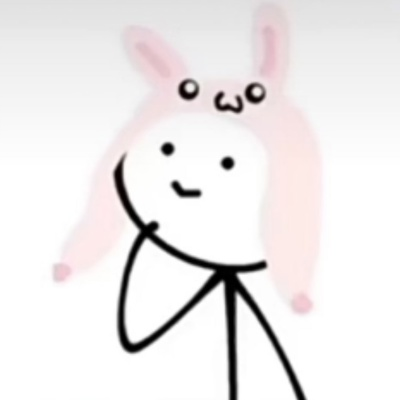
#> input picture userphoto.jpg, 400 x 400 px
$ python -i Demotivator.py   (imports and definitions only)   (older library calls are emulated)
#> lines starting #> are read from the running program, lines starting #| are printed output that depends on the picture; after the words box and inside, x2 and y2 are one past the last pixel; in counts of white or black regions, pixels touching at a corner belong together
from PIL import Image, ImageDraw, ImageFont, ImageOps
import requests
import os


class Demotivator:
    def __init__(self, top_text='', bottom_text=''):
        self._top_text = top_text
        self._bottom_text = bottom_text

    def create(self, file: str, watermark=None, result_filename='demresult.jpg',
               font_color='white', fill_color='black',
               font_name='fonts/3230-font.ttf', top_size=80, bottom_size=60,
               arrange=False, use_url=False, delete_file=False) \
            -> bool:

#> called with file = '../userphoto.jpg', result_filename = 'demresult.jpg', font_color = 'white', fill_color = 'black', font_name = 'fonts/3230-font.ttf', top_size = 80, bottom_size = 60, arrange = False
        if use_url:
            p = requests.get(file)
            out = open(r'demotivator_picture.jpg', "wb")
            out.write(p.content)
            out.close()

            file = 'demotivator_picture.jpg'

        """
        Создаем шаблон для демотиватора
        Вставляем фотографию в рамку
        """

        if arrange:
            user_img = Image.open(file).convert("RGBA")
            (width, height) = user_img.size
            img = Image.new('RGB', (width + 250, height + 260), color=fill_color)
            img_border = Image.new('RGB', (width + 10, height + 10), color='#000000')
            border = ImageOps.expand(img_border, border=2, fill='#ffffff')
            img.paste(border, (111, 96))
            img.paste(user_img, (118, 103))
            drawer = ImageDraw.Draw(img)
        else:
            img = Image.new('RGB', (1280, 1024), color=fill_color)
#> img: PIL image 1280x1024 RGB; every value is 0
            img_border = Image.new('RGB', (1060, 720), color='#000000')
#> img_border: PIL image 1060x720 RGB; every value is 0
            border = ImageOps.expand(img_border, border=2, fill='#ffffff')
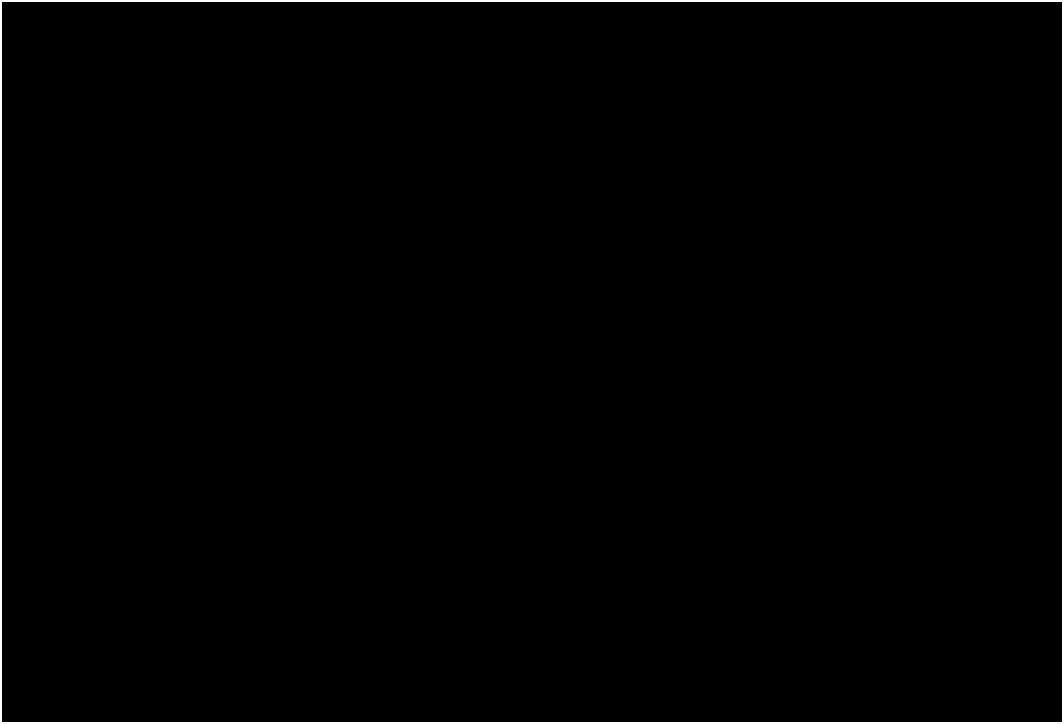
#> border: PIL image 1064x724 RGB; 0.93% white; 1 white region, box (x1, y1, x2, y2) and area: (0, 0, 1064, 724) 7136
            user_img = Image.open(file).convert("RGBA").resize((1050, 710))
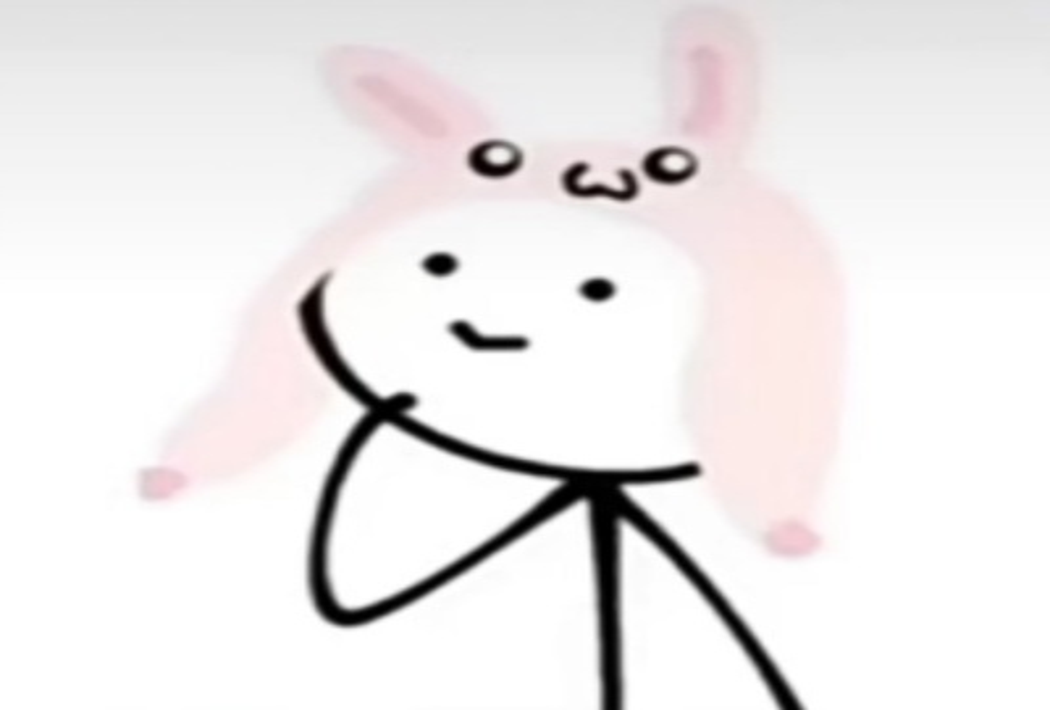
#> user_img: PIL image 1050x710 RGBA; mean R, G, B, A 237.4, 234.5, 234.7, 255
            (width, height) = user_img.size
#> width = 1050; height = 710
            img.paste(border, (111, 96))
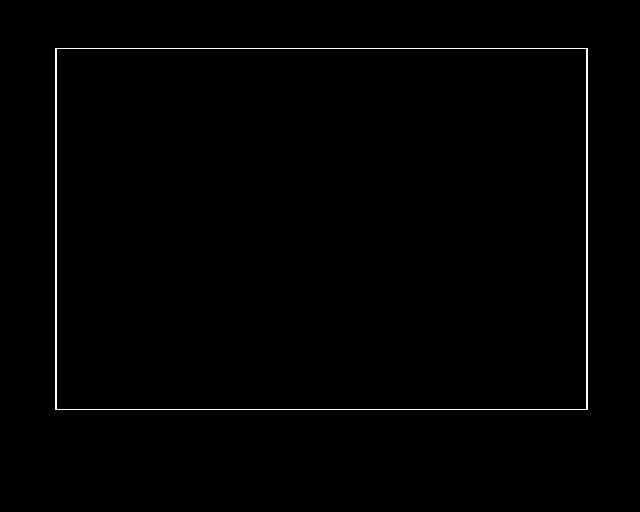
#> img: PIL image 1280x1024 RGB (shown at 1/2 size); 0.54% white in thin lines or dots, all inside (x1, y1, x2, y2) = (111, 96, 1175, 820)
            img.paste(user_img, (118, 103))
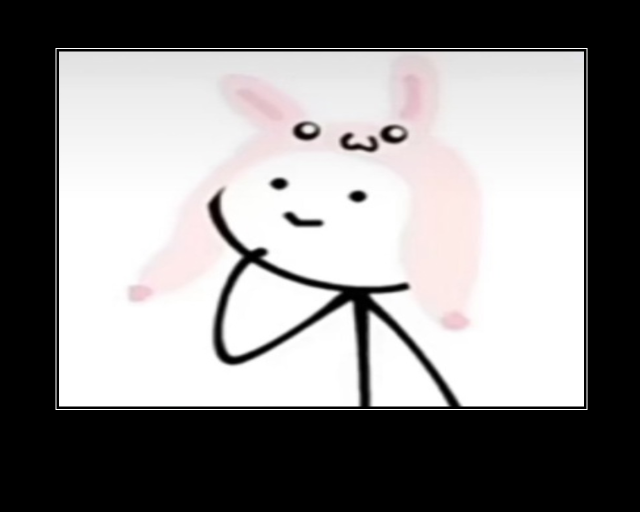
#> img: PIL image 1280x1024 RGB (shown at 1/2 size); mean R, G, B 136.4, 134.8, 134.9
            drawer = ImageDraw.Draw(img)

        """Подбираем оптимальный размер шрифта

        Добавляем текст в шаблон для демотиватора

        """
        font_1 = ImageFont.truetype(font=font_name, size=top_size, encoding='UTF-8')
        text_width = font_1.getsize(self._top_text)[0]

        while text_width >= (width + 250) - 20:
            font_1 = ImageFont.truetype(font=font_name, size=top_size, encoding='UTF-8')
            text_width = font_1.getsize(self._top_text)[0]
            top_size -= 1
#> after the loop, top_size = 80

        font_2 = ImageFont.truetype(font=font_name, size=bottom_size, encoding='UTF-8')
        text_width = font_2.getsize(self._bottom_text)[0]

        while text_width >= (width + 250) - 20:
            font_2 = ImageFont.truetype(font=font_name, size=bottom_size, encoding='UTF-8')
            text_width = font_2.getsize(self._bottom_text)[0]
            bottom_size -= 1
#> after the loop, bottom_size = 60

        size_1 = drawer.textsize(self._top_text, font=font_1)
#> size_1 = (0, 0)
        size_2 = drawer.textsize(self._bottom_text, font=font_2)
#> size_2 = (0, 0)

        if arrange:
            drawer.multiline_text((((width + 250) - size_1[0]) / 2, ((height + 190) - size_1[1])),
                        self._top_text, fill=font_color,
                        font=font_1)
            drawer.multiline_text((((width + 250) - size_2[0]) / 2, ((height + 235) - size_2[1])),
                        self._bottom_text, fill=font_color,
                        font=font_2)
        else:
            drawer.multiline_text(((1280 - size_1[0]) / 2, 840), self._top_text, fill=font_color, font=font_1)
            drawer.multiline_text(((1280 - size_2[0]) / 2, 930), self._bottom_text, fill=font_color, font=font_2)

        if watermark is not None:

            (width, height) = img.size
            idraw = ImageDraw.Draw(img)

            idraw.line((1000 - len(watermark) * 5, 817, 1008 + len(watermark) * 5, 817), fill=0, width=4)

            font_2 = ImageFont.truetype(font=font_name, size=20, encoding='UTF-8')
            size_2 = idraw.textsize(watermark.lower(), font=font_2)
            idraw.multiline_text((((width + 729) - size_2[0]) / 2, ((height - 192) - size_2[1])),
                       watermark.lower(), font=font_2)

        img.save(result_filename)

        if delete_file:
            os.remove(file)

        return True

>>> result = Demotivator().create('../userphoto.jpg')
